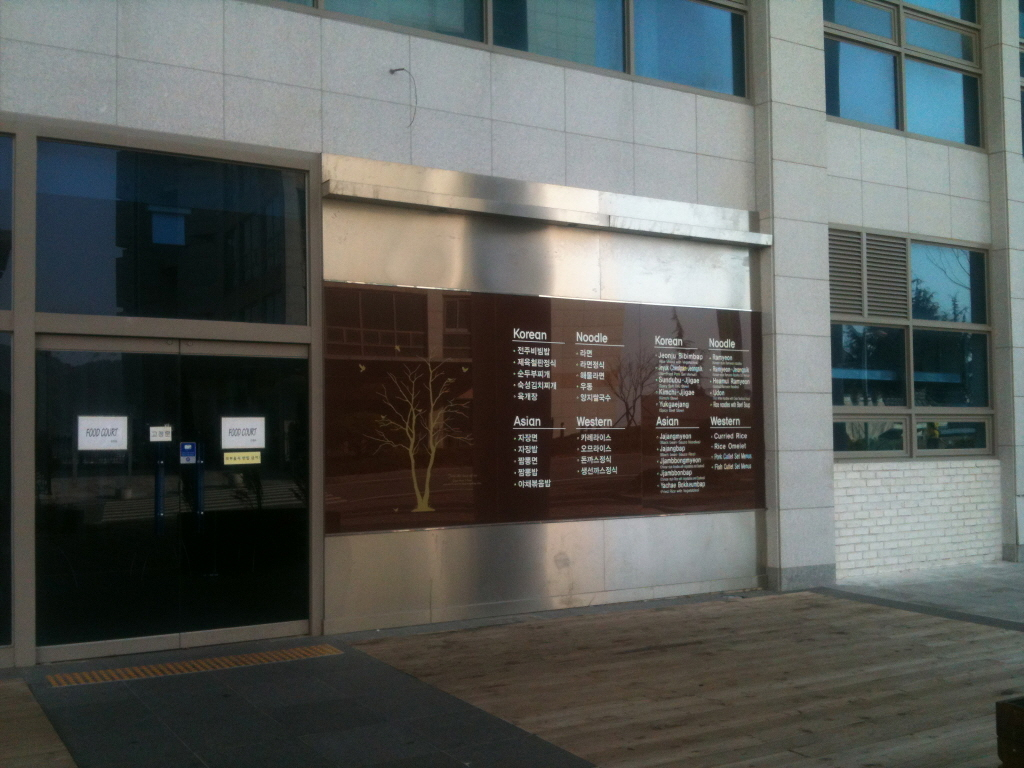
#> input picture dsu1.jpg, 1024 x 768 px
$ jupyter execute --allow-errors chapter143.ipynb
#> lines starting #> are read from the running program, lines starting #| are printed output that depends on the picture
Geometric Transformations of Images

[cell 1]
import cv2
import numpy as np
from matplotlib import pyplot as plt

[cell 2]
img = cv2.imread('opencvlogo1.png',0)
#> (the rest of this cell did not finish here and is left out)

[cell 3]
cv2.namedWindow('res1')
cv2.namedWindow('res2')
cv2.namedWindow('res3')
#> (the rest of this cell did not finish here and is left out)

#> (a cell that did not finish here is left out)

#> (a cell that did not finish here is left out)

[cell 6]
img = cv2.imread('dsu1.jpg')
#> img is the input picture: shape (768, 1024, 3); mean B, G, R 88.3, 91.5, 88.3
rows,cols,ch = img.shape
#> rows = 768; cols = 1024; ch = 3
pts1 = np.float32([[323,282],[760,310],[765,509],[322,534]])
pts2 = np.float32([[300,300],[800,300],[800,600],[300,600]])
M = cv2.getPerspectiveTransform(pts1,pts2)
dst = cv2.warpPerspective(img,M,(1100,900))
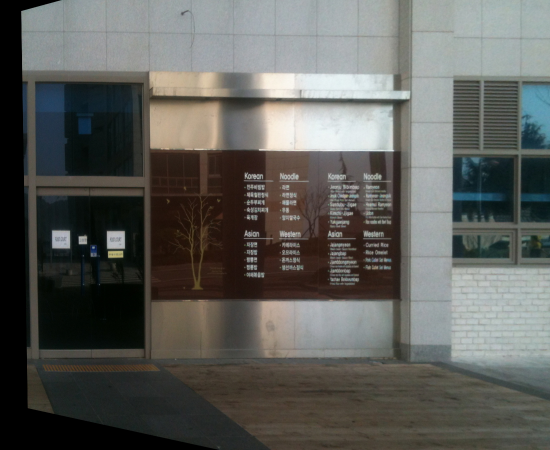
#> dst: shape (900, 1100, 3) (shown at 1/2 size); mean B, G, R 89.3, 93.2, 92.6

[cell 7]
plt.subplot(121),plt.imshow(img),plt.title('Input')
plt.subplot(122),plt.imshow(dst),plt.title('Output')
plt.show()
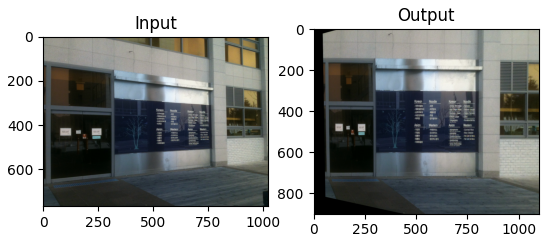
#> figure drawn by matplotlib, 2 panels; B, G, R data is drawn as R, G, B

$ run again, with dsu2.jpg copied over dsu1.jpg
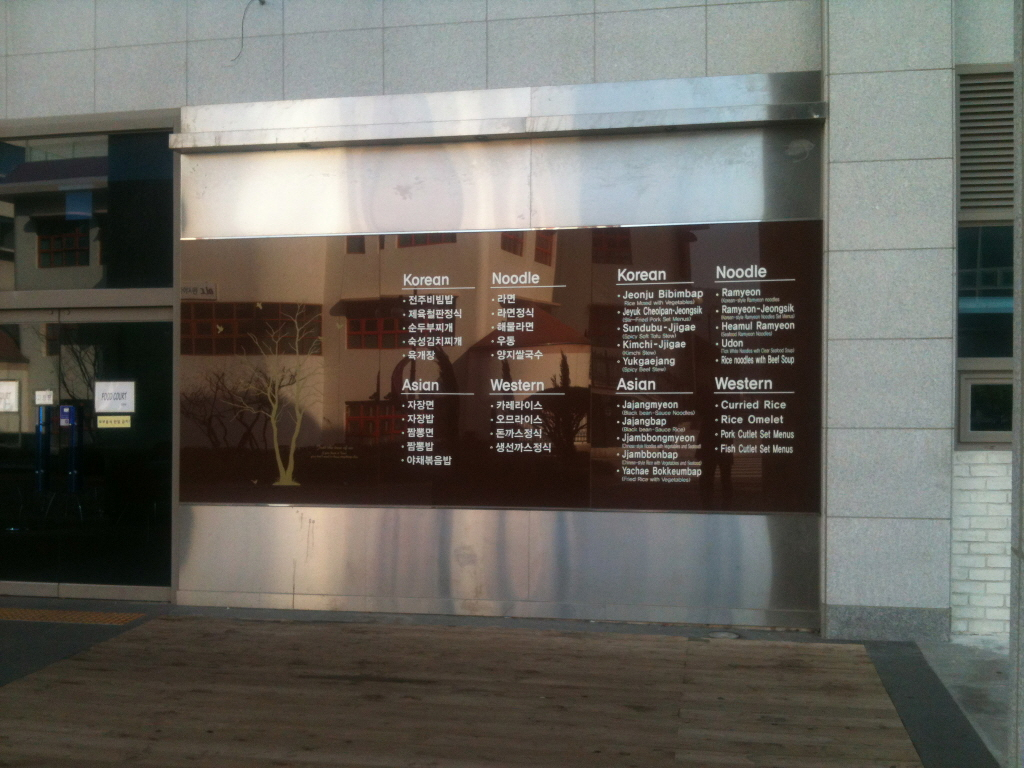
#> input picture dsu2.jpg, 1024 x 768 px
#> img is the input picture: shape (768, 1024, 3); mean B, G, R 93, 99.6, 102.1
#> `dst = cv2.warpPerspective(img,M,(1100,900))`:
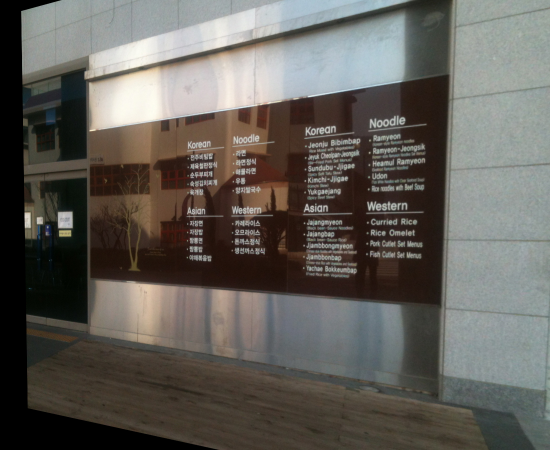
#> dst: shape (900, 1100, 3) (shown at 1/2 size); mean B, G, R 89.4, 95, 98.3
#> `plt.show()`:
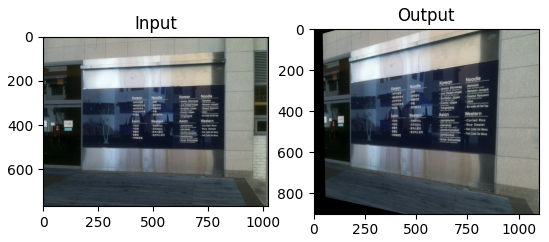
#> figure drawn by matplotlib, 2 panels; B, G, R data is drawn as R, G, B

$ run again, with dsu4.jpg copied over dsu1.jpg
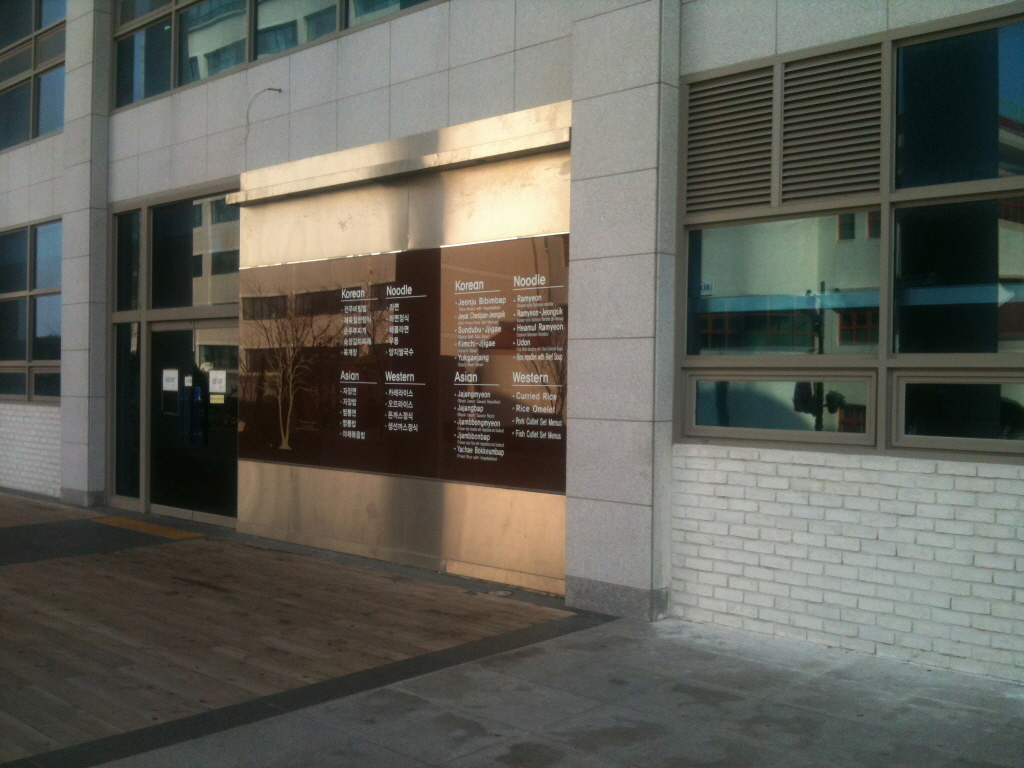
#> input picture dsu4.jpg, 1024 x 768 px
#> img is the input picture: shape (768, 1024, 3); mean B, G, R 89.1, 97.1, 97.1
#> `dst = cv2.warpPerspective(img,M,(1100,900))`:
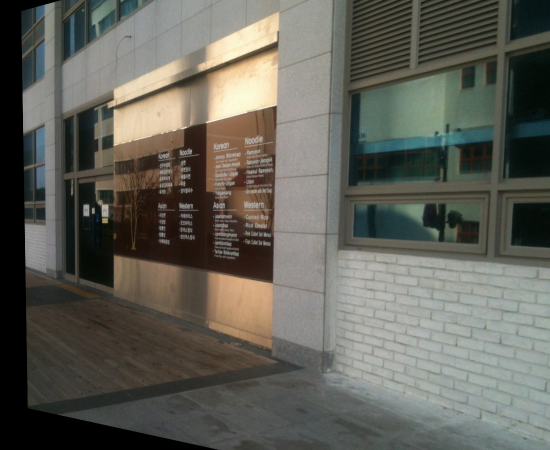
#> dst: shape (900, 1100, 3) (shown at 1/2 size); mean B, G, R 88.4, 96.5, 96.9
#> `plt.show()`:
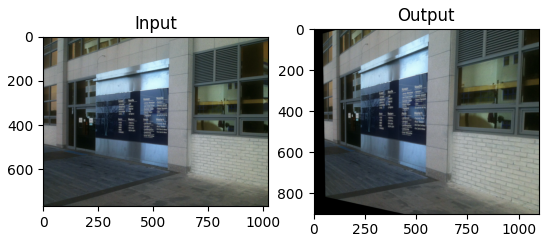
#> figure drawn by matplotlib, 2 panels; B, G, R data is drawn as R, G, B

$ run again, with dsu7.jpg copied over dsu1.jpg
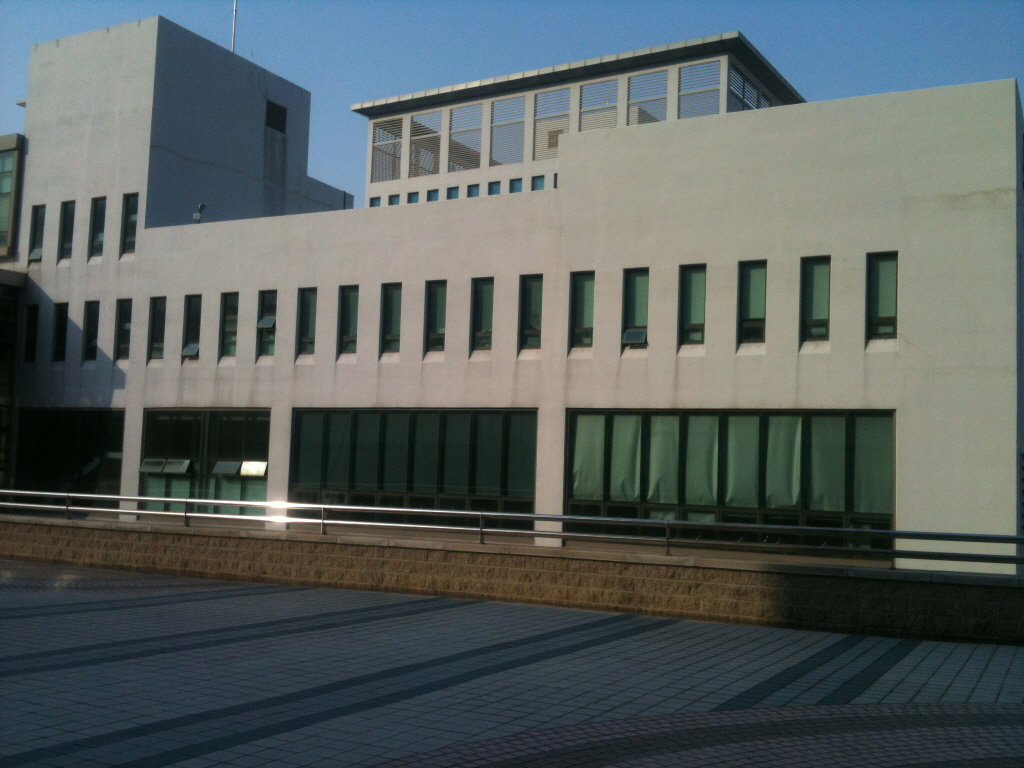
#> input picture dsu7.jpg, 1024 x 768 px
#> img is the input picture: shape (768, 1024, 3); mean B, G, R 95.7, 96.2, 88.1
#> `dst = cv2.warpPerspective(img,M,(1100,900))`:
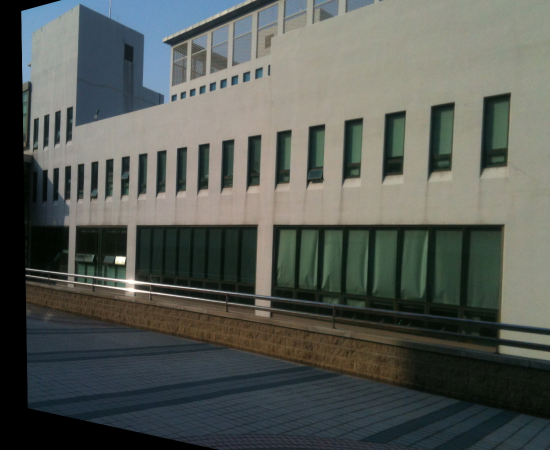
#> dst: shape (900, 1100, 3) (shown at 1/2 size); mean B, G, R 85.4, 90.8, 86.4
#> `plt.show()`:
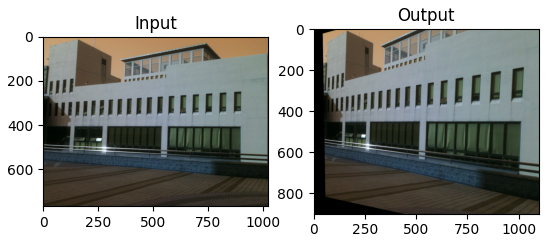
#> figure drawn by matplotlib, 2 panels; B, G, R data is drawn as R, G, B
